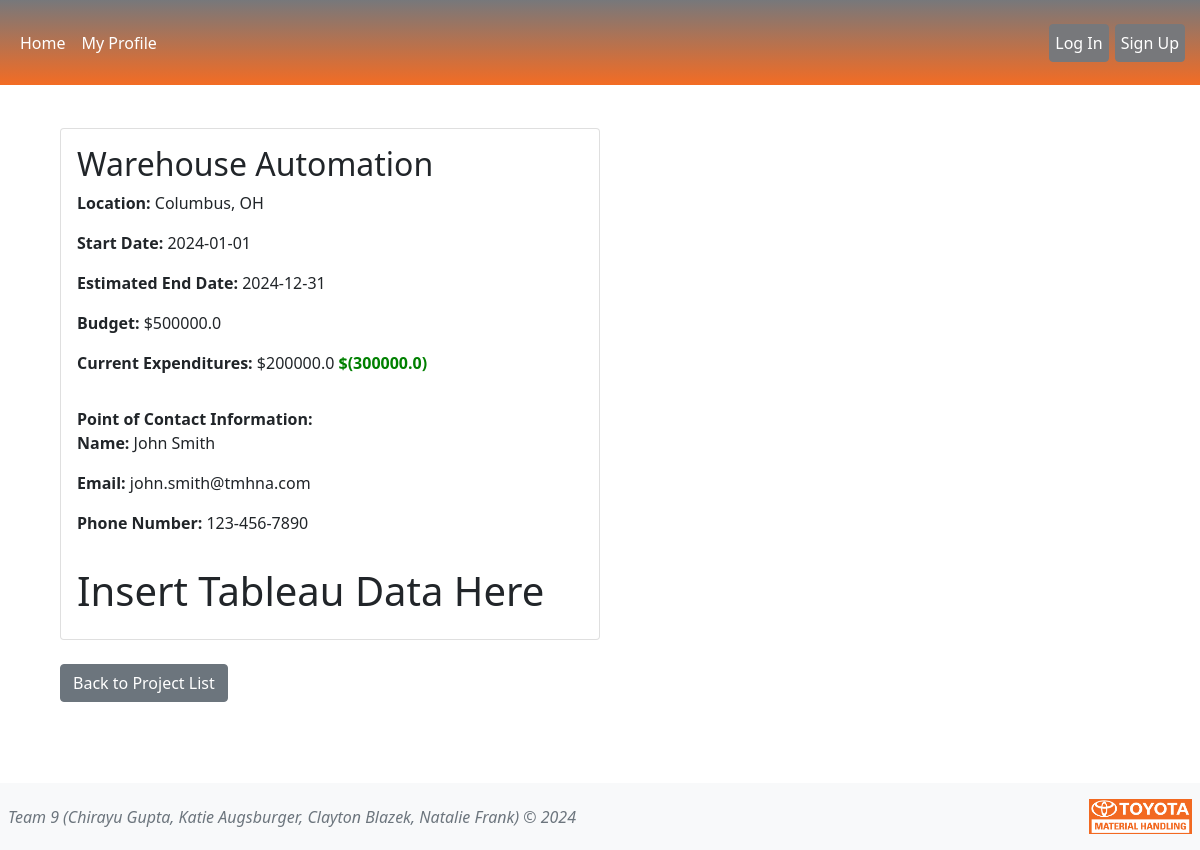
/projects/1, run on the app's committed database.
### tables this page shows
CREATE TABLE projects (project_id INTEGER PRIMARY KEY AUTOINCREMENT, name TEXT NOT NULL,poc_name TEXT NOT NULL,poc_email TEXT NOT NULL,poc_phone TEXT NOT NULL,location TEXT NOT NULL,est_length TEXT NOT NULL,curr_length TEXT NOT NULL,budget FLOAT NOT NULL,curr_exp FLOAT NOT NULL,start_date TEXT NOT NULL,proj_end TEXT NOT NULL, status TEXT NOT NULL);

### app.py (the view)
@app.route('/projects/<int:project_id>')
def project(project_id=None):
    user_id = session.get('user_id')
    user = User.getUserByID(user_id)
    project = Project.getAllProjects()
    for item in project:
        if item['project_id'] == project_id:
            proj = item
    budget_difference = proj['budget'] - proj['curr_exp']
    return render_template('project.html', user=user, user_id=user_id, project=proj, budget_difference=budget_difference)

### projects.py (called while the page is built)
    @classmethod
    def getAllProjects(cls):
        conn = sqlite3.connect(db_path)
        cursorObj = conn.cursor()
        cursorObj.execute('SELECT project_id, name, poc_name, poc_email, poc_phone, location, est_length, curr_length, budget, curr_exp, start_date, proj_end,status FROM projects;')
        allRows = cursorObj.fetchall()
        ListOfDictionaries = []
        for row in allRows:
            m = {"project_id": row[0], 'name':row[1],"poc_name":row[2], 'poc_email': row[3], 'poc_phone':row[4], 'location':row[5],'est_length':row[6],'curr_length':row[7],'budget':row[8],'curr_exp':row[9],'start_date':row[10],'proj_end':row[11],'status':row[12]}
            ListOfDictionaries.append(m)
        if conn:
            conn.close()
        return ListOfDictionaries

### users.py (called while the page is built)
    @classmethod
    def getAllUsers(cls):
        conn = sqlite3.connect(db_path)
        cursorObj = conn.cursor()
        cursorObj.execute('SELECT user_id, username, name, email, password, profile_image, branch FROM users;')
        allRows = cursorObj.fetchall()
        ListOfDictionaries = []
        for row in allRows:
            m = {"user_id": row[0], 'username':row[1],"name":row[2], 'email': row[3], 'password':row[4], 'profile_image':row[5], 'branch':row[6]}
            ListOfDictionaries.append(m)
        if conn:
            conn.close()
        return ListOfDictionaries

    @classmethod
    def getUserByID(cls, user_id):
        users = User.getAllUsers()
        for user in users:
            if user['user_id'] == user_id:
                return user

### templates/project.html (shortened to what this page needs)
{% extends 'base.html' %}
{% block content%}
<main class="d-inline-flex p-5 align-items-end">
    <div class="container">
        <div class="card col-6">
            <div class="card-body">
                <h2 class="card-title">{{ project['name'] }}</h2>
                <p class="card-text"><strong>Location:</strong> {{ project['location'] }}</p>
                <p class="card-text"><strong>Start Date:</strong> {{project['start_date']}}</p>
                <p class="card-text"><strong>Estimated End Date:</strong> {{project['proj_end']}}</p>
                <p class="card-text"><strong>Budget:</strong> ${{ project['budget'] }}</p>
                <p class="card-text"><strong>Current Expenditures:</strong> ${{ project['curr_exp'] }}
                {% if budget_difference > 0 %}
                <b style="color:green;"> $({{budget_difference}})</b>
                {% elif budget_difference == 0 %}
                <b style="color:yellow;"> $({{budget_difference}})</b>
                {% else %}
                <b style="color:red;"> $({{budget_difference}})</b></p>
                {% endif %}
            </div>
            <div class="card-body">
                <strong>Point of Contact Information:</strong>
                <p class="card-text"><strong>Name:</strong> {{project['poc_name']}}</p>
                <p class="card-text"><strong>Email:</strong> {{project['poc_email']}}</p>
                <p class="card-text"><strong>Phone Number:</strong> {{project['poc_phone']}}</p>
            </div>
            <div class="card-body">
                <h1> Insert Tableau Data Here</h1>
            </div>
        </div>
        <div class="mt-4">
            <a href="{{ url_for('projects') }}" class="btn btn-secondary">Back to Project List</a>
    </div>
    </div>
</main>
{% endblock %}

### static/css/styles.css (style rules this page uses)
body { padding-bottom: 100px; padding-top: 30px; }
.container { margin-top:50px !important; }

### data on the page
projects: name "Warehouse Automation", location "Columbus, OH", start_date "2024-01-01", proj_end "2024-12-31", budget "500000.0", curr_exp "200000.0", poc_name "John Smith", poc_email "john.smith@tmhna.com", poc_phone "123-456-7890"

### other printed values
{{ budget_difference }} "300000.0"
